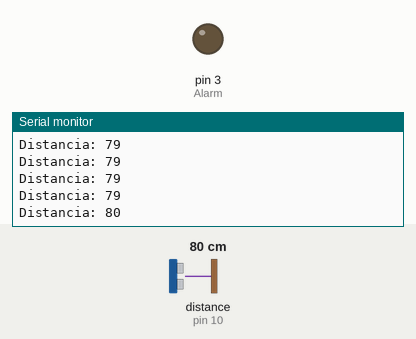
Simulated run of this sketch. Board: Arduino Uno, built with avr-gcc and run on an emulated ATmega328P. Parts: output pins drawn as LEDs (lit = HIGH), the last lines printed to the serial monitor. Wiring (inferred from the names in the program): ultrasonic range finder: trigger pin 9; echo pin 10. Inputs (shaded band) come from the test bench; at power-on: distance to the obstacle (sensor on pin 10) 80 cm. The echo pulse lasts 58.3 µs per cm; pins used as bus, display or sensor lines are not drawn.

Above: at 1.2 s.
1.3 s: distance to the obstacle (sensor on pin 10) set to 120 cm
At 2.0 s:
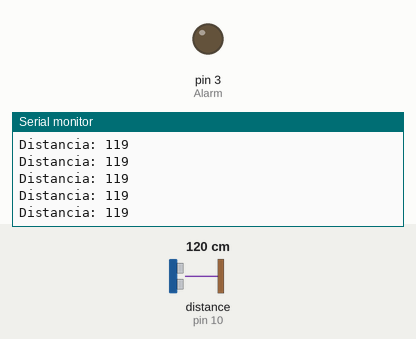
4.3 s: distance to the obstacle (sensor on pin 10) set to 2 cm
At 5.1 s:
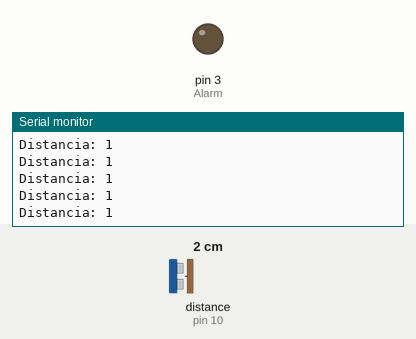
Timing chart, 0 to 7.3 s (numbered marks = the images above; inputs shaded):
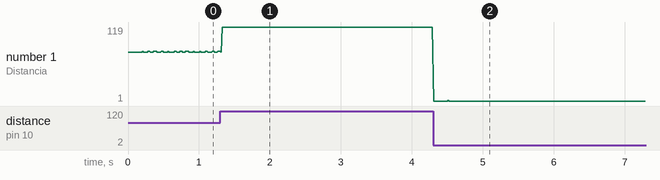

Measured:
- after the input at 1.3 s, the serial monitor: prints a new line at once (image 1)
- after the input at 4.3 s, the serial monitor: prints a new line at once (image 2)
- plotted number 1: 80 → 119 after the input at 1.3 s, 119 → 1 after the input at 4.3 s

The sketch:

Sensor_Ultrasonidos_microbit_Arduino.ino
```cpp
//Se introducen estas constantes para evitar confusión entre qué pin se dedica a cada cosa
const int Echo = 10;
const int Trigger = 9;
const int Alarm = 3;

void setup() {
// Se inicia la comunicación con el puerto serie y se define para qué irá destinado cada pin en la placa
   Serial.begin(9600);
   pinMode(Trigger, OUTPUT);
   pinMode(Echo, INPUT);
   pinMode(Alarm, OUTPUT);
}

void loop() {
// La variable cm será la que defina la información que se va a definir
// medicion va a ser la función propia que se define fuera del bucle void loop y que tratará la información y ejecutará la secuencia de pulsos
   int distancia;
   int cm = medicion(Trigger, Echo);
// La información que devuelve la función se mostrará en el puerto serie
   Serial.print("Distancia: ");
// Para hacer más cómoda la cisualización de la información se introduce un cambio de línea mediante esta función.
   Serial.println(cm);
// Finalmente un delay para que el circuito trabaje mejor y se pueda interpretar mejor la información del puerto serie
   delay(10);
// Se escribe la señal del pin 3 para avisar del abismo
   if (distancia < 10){
    digitalWrite(Alarm, LOW);
      }else{
        digitalWrite(Alarm, HIGH);
        }
}
// Ahora se define la función propia antes mencionada con lo que serán sus variables de entrada
int medicion(int Trigger, int Echo) {
  // Hay que definir las variables que se van a utilizar dentro de esta función
   long duracion, distancia;
   // A fin de evitar problemas, lo primero va a ser poner a LOW el disparador durante 4us
   digitalWrite(Trigger, LOW);
   delayMicroseconds(4);
   //Se envía un disparo de 10 us
   digitalWrite(Trigger, HIGH);
   delayMicroseconds(10);
   //Se apaga el disparador
   digitalWrite(Trigger, LOW);
   //con la siguiente línea se mide el tiempo entre los pulsos en us
   duracion = pulseIn(Echo, HIGH);
   //Se convierte la información obtenida para mostrarla en cm mediante un factor de conversión
   distancia = duracion * 34320 / 1000000 / 2;
   //Finalmente se devuelve el valor resultado de esta función propia
   return distancia;
}
```
